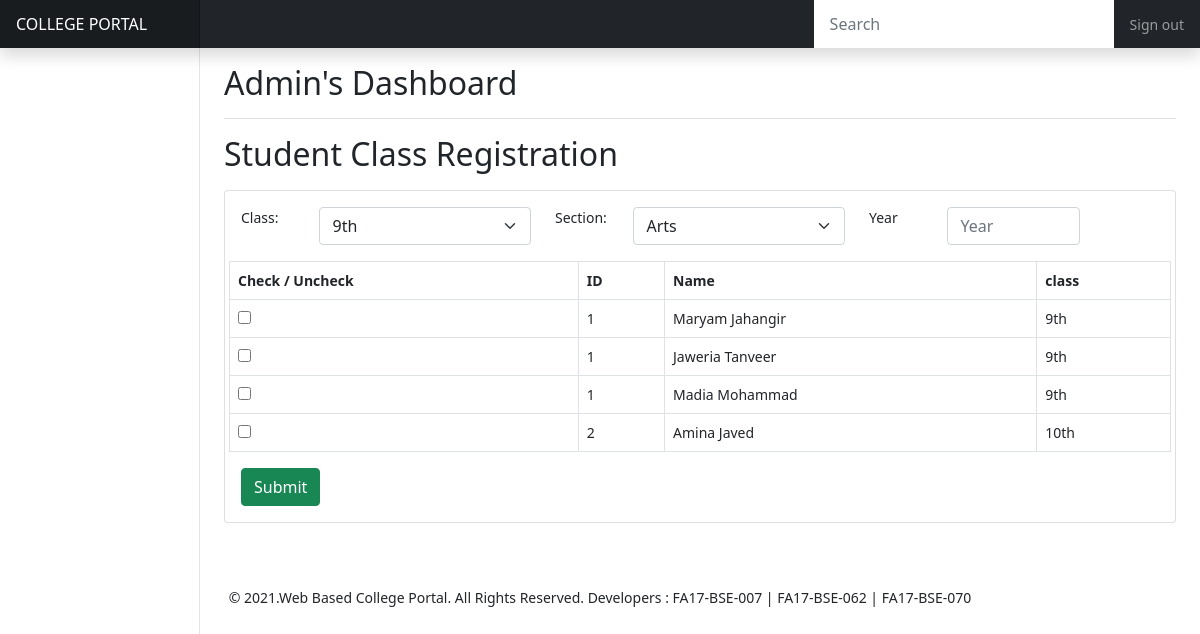
The page /admin_student_class_reg.php on the database its author committed.
### tables this page shows
CREATE TABLE `student` (
  `id` int(11) NOT NULL,
  `name` varchar(200) NOT NULL,
  `fathername` varchar(200) NOT NULL,
  `rollno` int(11) NOT NULL,
  `class` varchar(200) NOT NULL,
  `email` varchar(200) NOT NULL,
  `password` varchar(200) NOT NULL,
  `cnic` varchar(200) NOT NULL,
  `address` varchar(200) NOT NULL,
  `contact` varchar(200) NOT NULL,
  `gender` varchar(200) NOT NULL
);

CREATE TABLE `class` (
  `id` int(11) NOT NULL,
  `title` varchar(200) NOT NULL
);

### admin_student_class_reg.php (the view, shortened to what this page needs)
<?php
include ('config.php');
$query = "SELECT * FROM class";
$result1 = mysqli_query($connection,$query);
$query1 = "SELECT * FROM section";
$result2 = mysqli_query($connection,$query1);
$query2 = "SELECT * FROM student JOIN class ON class.id = student.class";
$result3 = mysqli_query($connection,$query2);
?>
<!doctype html>
<html lang="en">
  <head>
    <link href="css/bootstrap.css" rel="stylesheet">
    <link href="css/dashboard.css" rel="stylesheet">
    <link href="css/style.css" rel="stylesheet">
  </head>
  <body>
     <?php
  include('backend_header.php');
  ?>
    <div class="container-fluid">
      <div class="row">
         <?php
  include('navbar.php');
  ?>
        <main class="col-md-9 ms-sm-auto col-lg-10 px-md-4">
          <div class="d-flex justify-content-between flex-wrap flex-md-nowrap align-items-center pt-3 pb-2 mb-3 border-bottom">
            <h1 class="h2">Admin's Dashboard</h1>
          </div>
          <h2>Student Class Registration</h2>
          <div class="card my-3">
            <div class="card-body">
                <form class="row" action="#" method="post">
                  <div class="col-lg-1">
                    <label class="form-label"> Class:</label>
                  </div>
                  <div class="col-lg-3">
                    <select name="class_id" class="form-select">
                        <?php while($row = mysqli_fetch_array($result1)) { ?>
                        <option value="<?php echo $row['id'] ?>"><?php echo $row['title'];?></option>
                        <?php } ?>
                      </select>
                  </div>
                  <div class="col-lg-1">
                    <label class="form-label"> Section:</label>
                  </div>
                  <div class="col-lg-3">
                    <select name="section_id" class="form-select">
                        <?php while($row = mysqli_fetch_array($result2)) { ?>
                            <option value="<?php echo $row['id'] ?>"><?php echo $row['title'];?></option>
                        <?php } ?>
                    </select>
                  </div>
                 <div class="col-lg-1">
                   <label class="form-label">Year</label>
                 </div>
                 <div class="col-lg-2">
                   <input type="text" name="year"  placeholder="Year" class="form-control"/>
                 </div>
                    <table class="mt-3 table table-hover table-bordered">
              <thead>
                <tr>
                  <th>Check / Uncheck</th>
                  <th>ID</th>
                  <th>Name</th>
                  <th>class</th>
                </tr>
              </thead>
              <tbody>
                  <?php while($s_data = mysqli_fetch_array($result3)) { ?>
                  <tr>
                      <td><input type="checkbox" name="student_id[]" value="<?php echo $s_data['id'] ?>" /></td>
                     <td><?php echo $s_data['id'];?></td>
                    <td><?php echo $s_data['name'];?></td>
                    <td><?php echo $s_data['title'];?></td>
                 </tr>
                  <?php } ?>
              </tbody>
          </table>
          <div class="col-lg-12">
             <input type="submit" name="submit" class="btn btn-success" id=""/>
          </div>
        </form>
            </div>
          </div>
        </main>
      </div>
          <?php
  include('backend_footer.php');
  ?>
      </div>
  </body>
</html>

### CSS/dashboard.css (style rules this page uses)
body { font-size: .875rem; }

### rows shown on the page
student: class.id "1", name "Maryam Jahangir", class.title "9th"
student: class.id "1", name "Jaweria Tanveer", class.title "9th"
student: class.id "1", name "Madia Mohammad", class.title "9th"
student: class.id "2", name "Amina Javed", class.title "10th"

### other values the page prints
form field class_id "9th"
form field section_id "Arts"
